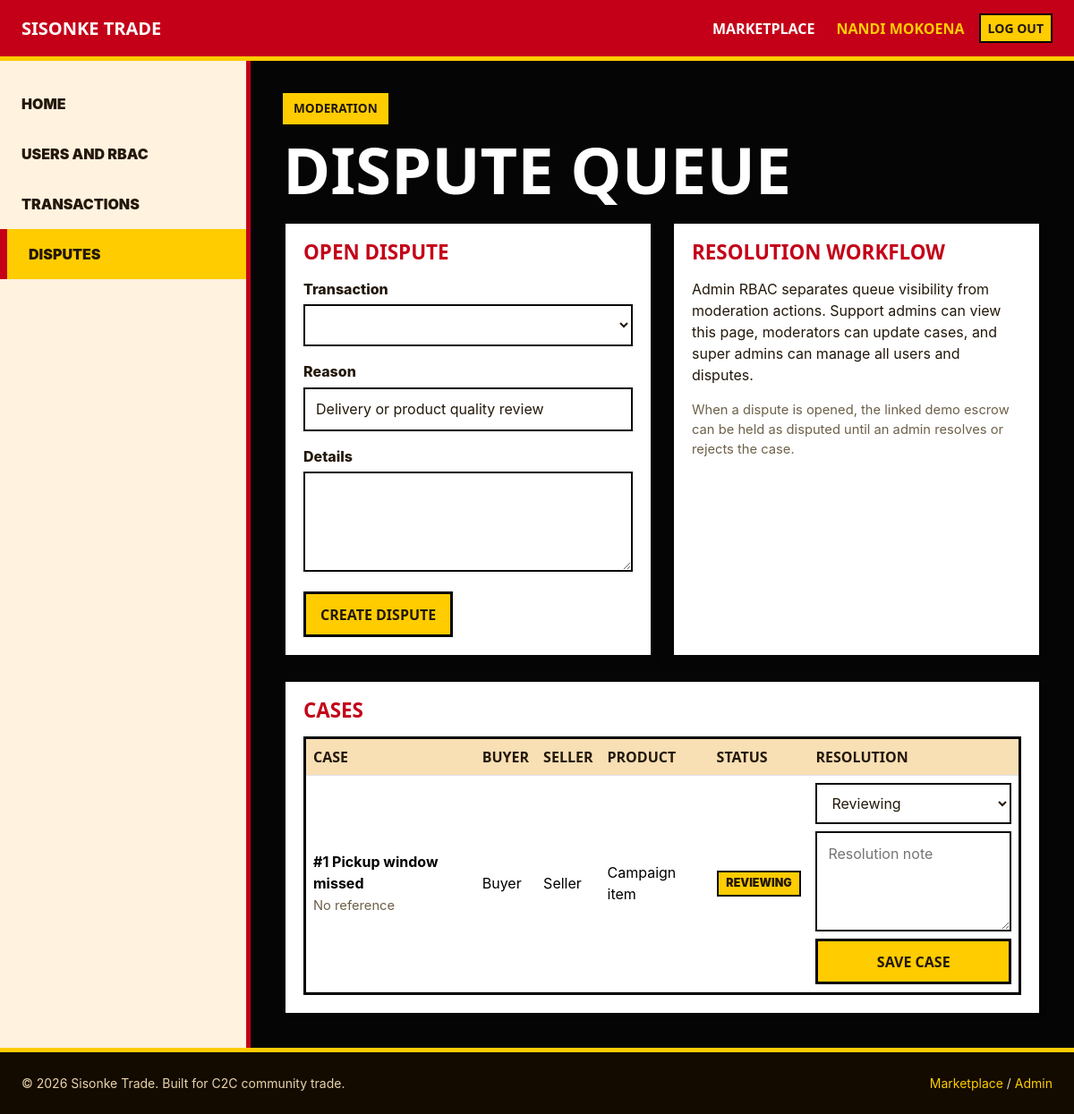
Page /admin/disputes.php (signed in) on the committed database.
### tables this page shows
CREATE TABLE IF NOT EXISTS disputes (
  dispute_id INT AUTO_INCREMENT PRIMARY KEY,
  participant_id INT NULL,
  campaign_id INT NULL,
  buyer_id INT NULL,
  seller_id INT NULL,
  reason VARCHAR(255) NOT NULL,
  details TEXT NULL,
  status ENUM('open','reviewing','resolved','rejected') DEFAULT 'open',
  resolution_note TEXT NULL,
  created_at TIMESTAMP NOT NULL DEFAULT CURRENT_TIMESTAMP,
  resolved_at TIMESTAMP NULL DEFAULT NULL,
  INDEX (participant_id),
  INDEX (campaign_id),
  INDEX (buyer_id),
  INDEX (seller_id),
  CONSTRAINT disputes_participant_fk FOREIGN KEY (participant_id)
    REFERENCES campaign_participants (participant_id) ON DELETE SET NULL,
  CONSTRAINT disputes_campaign_fk FOREIGN KEY (campaign_id)
    REFERENCES group_buy_campaigns (campaign_id) ON DELETE SET NULL,
  CONSTRAINT disputes_buyer_fk FOREIGN KEY (buyer_id)
    REFERENCES buyers (buyer_id) ON DELETE SET NULL,
  CONSTRAINT disputes_seller_fk FOREIGN KEY (seller_id)
    REFERENCES sellers (seller_id) ON DELETE SET NULL
);

### includes/marketplace_service.php (called while the page is built, shortened)
<?php
function sisonke_e(mixed $value): string
{
    return htmlspecialchars((string) $value, ENT_QUOTES, 'UTF-8');
}
function sisonke_bootstrap_marketplace_schema(PDO $pdo): void
{
    static $bootstrapped = false;
    if ($bootstrapped) {
        return;
    }
    $bootstrapped = true;
}
function sisonke_fetch_admin_transactions(PDO $pdo): array
{
    $stmt = $pdo->query(
        "SELECT
            t.transaction_id,
            t.escrow_id,
            t.participant_id,
            t.reference_number,
            t.amount,
            t.payment_method,
            t.status AS transaction_status,
            t.created_at,
            e.status AS escrow_status,
            e.released_at,
            buyer.full_name AS buyer_name,
            seller_user.full_name AS seller_name,
            s.business_name,
            p.name AS product_name
         FROM transactions t
         INNER JOIN escrow_payments e ON e.escrow_id = t.escrow_id
         INNER JOIN users buyer ON buyer.user_id = t.buyer_id
         INNER JOIN sellers s ON s.seller_id = t.seller_id
         INNER JOIN users seller_user ON seller_user.user_id = s.seller_id
         LEFT JOIN campaign_participants cp ON cp.participant_id = t.participant_id
         LEFT JOIN group_buy_campaigns c ON c.campaign_id = cp.campaign_id
         LEFT JOIN products p ON p.product_id = c.product_id
         ORDER BY t.created_at DESC"
    );
    return $stmt->fetchAll();
}
function sisonke_fetch_admin_disputes(PDO $pdo): array
{
    $stmt = $pdo->query(
        "SELECT
            d.*,
            buyer.full_name AS buyer_name,
            seller_user.full_name AS seller_name,
            s.business_name,
            p.name AS product_name,
            t.reference_number
         FROM disputes d
         LEFT JOIN users buyer ON buyer.user_id = d.buyer_id
         LEFT JOIN sellers s ON s.seller_id = d.seller_id
         LEFT JOIN users seller_user ON seller_user.user_id = s.seller_id
         LEFT JOIN group_buy_campaigns c ON c.campaign_id = d.campaign_id
         LEFT JOIN products p ON p.product_id = c.product_id
         LEFT JOIN transactions t ON t.participant_id = d.participant_id
         ORDER BY FIELD(d.status, 'open', 'reviewing', 'resolved', 'rejected'), d.created_at DESC"
    );
    return $stmt->fetchAll();
}

### admin/disputes.php (the view, shortened to what this page needs)
<?php
require_once dirname(__DIR__) . '/includes/auth_check.php';
require_once dirname(__DIR__) . '/includes/marketplace_service.php';
$disputes = sisonke_fetch_admin_disputes($pdo);
$transactions = array_filter(
    sisonke_fetch_admin_transactions($pdo),
    static fn (array $transaction): bool => !empty($transaction['participant_id'])
);
require_once dirname(__DIR__) . '/includes/header.php';
?>
<div class="admin-shell">
    <?php require dirname(__DIR__) . '/includes/admin_sidebar.php'; ?>
    <section class="admin-content">
        <span class="st-kicker">Moderation</span>
        <h1 class="st-title mb-4">Dispute queue</h1>
        <div class="st-grid st-grid-2">
            <article class="st-card">
                <div class="st-card-body">
                    <h2 class="st-card-title mb-3">Open dispute</h2>
                    <form method="post" action="<?= sisonke_e(SISONKE_BASE_URL) ?>/admin/disputes.php">
                        <div class="mb-3">
                            <label class="st-label" for="transaction_id">Transaction</label>
                            <select class="st-select" id="transaction_id" name="transaction_id" required>
                            </select>
                        </div>
                        <div class="mb-3">
                            <label class="st-label" for="reason">Reason</label>
                            <input class="st-form-control" id="reason" name="reason" maxlength="255" value="Delivery or product quality review" required>
                        </div>
                        <div class="mb-3">
                            <label class="st-label" for="details">Details</label>
                            <textarea class="st-textarea" id="details" name="details"></textarea>
                        </div>
                        <button class="st-btn st-btn-yellow" type="submit" <?= $transactions === [] ? 'disabled' : '' ?>>Create Dispute</button>
                    </form>
                </div>
            </article>
            <article class="st-card">
                <div class="st-card-body">
                    <h2 class="st-card-title mb-3">Resolution workflow</h2>
                    <p>Admin RBAC separates queue visibility from moderation actions. Support admins can view this page, moderators can update cases, and super admins can manage all users and disputes.</p>
                    <p class="st-meta mb-0">When a dispute is opened, the linked demo escrow can be held as disputed until an admin resolves or rejects the case.</p>
                </div>
            </article>
        </div>
        <article class="st-card mt-4">
            <div class="st-card-body">
                <h2 class="st-card-title mb-3">Cases</h2>
                <?php if ($disputes === []): ?>
                    <div class="st-empty">No disputes have been logged.</div>
                <?php else: ?>
                    <div class="st-table-wrap">
                        <table class="table table-hover align-middle">
                            <thead>
                                <tr>
                                    <th>Case</th>
                                    <th>Buyer</th>
                                    <th>Seller</th>
                                    <th>Product</th>
                                    <th>Status</th>
                                    <th>Resolution</th>
                                </tr>
                            </thead>
                            <tbody>
                                <?php foreach ($disputes as $dispute): ?>
                                    <tr>
                                        <td>
                                            <strong>#<?= (int) $dispute['dispute_id'] ?> <?= sisonke_e($dispute['reason']) ?></strong><br>
                                            <span class="st-meta"><?= sisonke_e($dispute['reference_number'] ?? 'No reference') ?></span>
                                        </td>
                                        <td><?= sisonke_e($dispute['buyer_name'] ?? 'Buyer') ?></td>
                                        <td><?= sisonke_e($dispute['business_name'] ?? 'Seller') ?></td>
                                        <td><?= sisonke_e($dispute['product_name'] ?? 'Campaign item') ?></td>
                                        <td><span class="st-badge <?= $dispute['status'] === 'resolved' ? 'st-badge-green' : '' ?>"><?= sisonke_e($dispute['status']) ?></span></td>
                                        <td>
                                            <form class="d-grid gap-2" method="post" action="<?= sisonke_e(SISONKE_BASE_URL) ?>/admin/disputes.php">
                                                <select class="st-select" name="status">
                                                    <?php foreach (['open', 'reviewing', 'resolved', 'rejected'] as $status): ?>
                                                        <option value="<?= $status ?>" <?= $dispute['status'] === $status ? 'selected' : '' ?>><?= ucfirst($status) ?></option>
                                                    <?php endforeach; ?>
                                                </select>
                                                <textarea class="st-textarea" name="resolution_note" placeholder="Resolution note"><?= sisonke_e($dispute['resolution_note'] ?? '') ?></textarea>
                                                <button class="st-btn st-btn-yellow" type="submit">Save Case</button>
                                            </form>
                                        </td>
                                    </tr>
                                <?php endforeach; ?>
                            </tbody>
                        </table>
                    </div>
                <?php endif; ?>
            </div>
        </article>
    </section>
</div>
<?php
require_once dirname(__DIR__) . '/includes/footer.php';

### assets/css/style.css (style rules this page uses)
*, *::before, *::after { box-sizing: border-box; }
body { margin: 0; font-family: system-ui, sans-serif; line-height: 1.5; color: #1a1a1a; background: #f6f7f9; }
.website-page { --st-red: #c40018; --st-red-dark: #8d0012; --st-yellow: #ffcc00; --st-cream: #fff4df; --st-sand: #f8dfb4; --st-ink: #23180a; --st-muted: #6d6049; --st-black: #050505; min-height: 100vh; display: flex; flex-direction: column; background: var(--st-cream); color: var(--st-ink); font-family: "Inter", system-ui, -apple-system, BlinkMacSystemFont, "Segoe UI", sans-serif; }
.sisonke-brand, .sisonke-navbar .nav-link, .st-title, .st-kicker, .st-card-title, .st-section-title, .st-metric-label, .st-metric-value, .st-btn, .sisonke-btn-yellow, .table th { font-family: "Space Grotesk", "Arial Black", system-ui, sans-serif; font-weight: 700; letter-spacing: 0; text-transform: uppercase; }
.st-page-dark { background: var(--st-black); color: #fff; }
.st-title { max-width: 820px; margin: 0; font-size: clamp(2.5rem, 6vw, 5rem); line-height: 0.95; }
.st-kicker { display: inline-block; margin-bottom: 1rem; padding: 0.45rem 0.75rem; background: var(--st-yellow); color: var(--st-ink); font-size: 0.85rem; }
.st-grid { display: grid; gap: 1.25rem; }
.st-grid-2 { grid-template-columns: repeat(2, minmax(0, 1fr)); }
.st-card { border: 3px solid var(--st-black); border-radius: 0; background: #fff; color: var(--st-ink); box-shadow: 6px 6px 0 rgba(0, 0, 0, 0.12); }
.st-card-body { padding: 1.25rem; }
.st-card-title { margin: 0; color: var(--st-red); font-size: 1.4rem; line-height: 1.1; }
.st-meta { color: var(--st-muted); font-size: 0.92rem; }
.st-btn { display: inline-flex; align-items: center; justify-content: center; gap: 0.45rem; min-height: 42px; padding: 0.65rem 1rem; border: 3px solid var(--st-black); border-radius: 0; background: var(--st-red); color: #fff; text-decoration: none; }
.st-btn-yellow { background: var(--st-yellow); color: var(--st-ink); }
.st-form-control, .st-select, .st-textarea { width: 100%; border: 2px solid var(--st-black); border-radius: 0; padding: 0.65rem 0.75rem; background: #fff; color: var(--st-ink); font: inherit; }
.st-textarea { min-height: 112px; resize: vertical; }
.st-label { display: block; margin-bottom: 0.35rem; color: var(--st-ink); font-weight: 800; }
.st-badge { display: inline-flex; align-items: center; min-height: 26px; padding: 0.2rem 0.55rem; border: 2px solid var(--st-black); background: var(--st-yellow); color: var(--st-ink); font-size: 0.78rem; font-weight: 900; text-transform: uppercase; }
.admin-shell { display: grid; grid-template-columns: minmax(220px, 280px) 1fr; min-height: calc(100vh - 68px); background: var(--st-black); }
.admin-content { min-width: 0; padding: clamp(1.25rem, 3vw, 2.5rem); color: #fff; }
.st-table-wrap { overflow-x: auto; border: 3px solid var(--st-black); background: #fff; }
.st-table-wrap table { margin: 0; min-width: 760px; }
.st-table-wrap th { background: var(--st-sand); color: var(--st-ink); }
.st-table-wrap td { vertical-align: middle; }

### rows in the picture
disputes: dispute_id "1", reason "Pickup window missed", reference_number "No reference", buyer_name "Buyer", business_name "Seller", product_name "Campaign item", status "REVIEWING", status "Reviewing"

### other values in the picture
$link['label'] "MARKETPLACE"
$name !== '' ? $name : ucfirst($role) "NANDI MOKOENA"
sisonke_t('nav_logout') "LOG OUT"
sisonke_e($link['label']) "HOME"
sisonke_e($link['label']) "USERS AND RBAC"
sisonke_e($link['label']) "TRANSACTIONS"
sisonke_e($link['label']) "DISPUTES"
sisonke_t('footer_built') "Built for C2C community trade."
sisonke_t('nav_marketplace') "Marketplace"
sisonke_t('nav_admin') "Admin"
